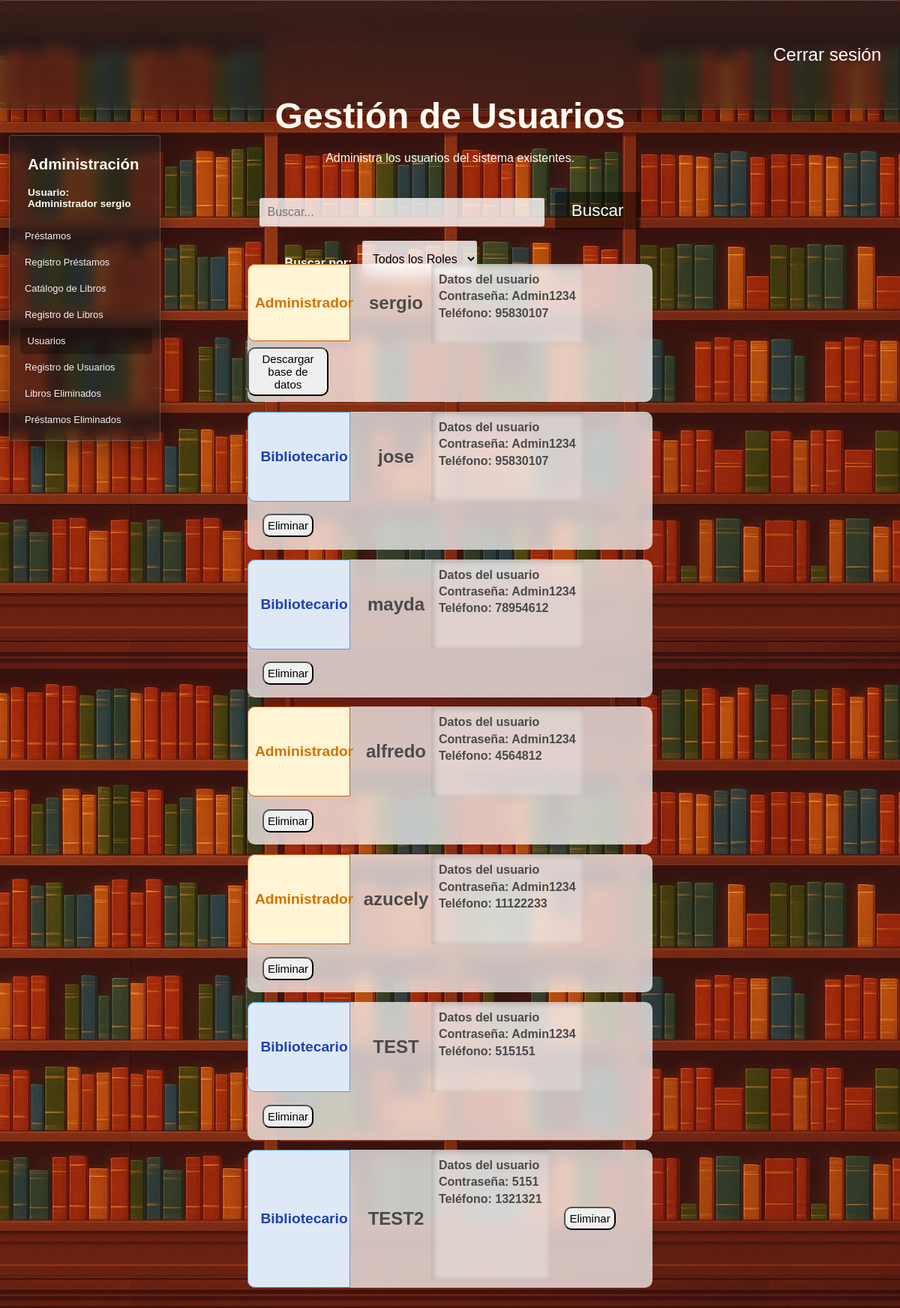
Screenshot of /usuarios (signed in) with the database file from the repository.
### tables this page shows
CREATE TABLE "Roles" (
	"id_rol"	INTEGER NOT NULL,
	"rol"	TEXT NOT NULL,
	PRIMARY KEY("id_rol" AUTOINCREMENT)
);

CREATE TABLE "Administradores" (
	"id_administrador"	INTEGER NOT NULL,
	"usuario"	TEXT NOT NULL,
	"contrasena"	TEXT NOT NULL,
	"telefono"	TEXT NOT NULL,
	"id_rol"	INTEGER NOT NULL,
	PRIMARY KEY("id_administrador" AUTOINCREMENT),
	FOREIGN KEY("id_rol") REFERENCES "Roles"("id_rol")
);

### app.py (the view)
@app.route("/usuarios",methods = ["POST","GET"])
def usuarios():
    if "usuario" not in session:
        return redirect("/") #Solo se puede acceder con session iniciada
    conexion = conexion_BD()
    query = conexion.cursor()
    query.execute("""Select a.id_rol,r.rol,a.usuario,a.contrasena,a.telefono,a.id_administrador from administradores a
                    join roles r on a.id_rol = r.id_rol""")
    usuarios = query.fetchall()
    query.close()
    conexion.close()
    return render_template("usuarios.html",usuarios = usuarios)

### config.py (called while the page is built)
def conexion_BD():
    return sqlite3.connect(DB_PATH)

### templates/usuarios.html (shortened to what this page needs)
<!DOCTYPE html>
<html lang="es">
<head>
    <link rel="stylesheet" href="{{ url_for('static', filename='estilo_usuarios.css') }}">
    <link rel="stylesheet" href="{{ url_for('static', filename='barra_lateral.css') }}">
    <link rel="stylesheet" href="{{ url_for('static', filename='filtros.css') }}">
    <link rel="stylesheet" href="{{ url_for('static', filename='general.css') }}">
</head>
<body>
    <header>
        <div class="navbar fondo-cristal">
            <a href="{{ url_for('logout') }}">Cerrar sesión</a>
        </div>
    </header>
    <main>
        {% if ((session["rol"]) == "Administrador") or ((session["rol"]) == "Bibliotecario") %}
        <section class="barra-lateral fondo-cristal">
            <h2>Administración</h2>
            <h4>Usuario: <br>
            {{session["rol"]}}&nbsp;{{session["usuario"]}}</h4>
            <nav>
                <a href="{{ url_for('prestamos') }}">Préstamos </a>
                <a href="{{ url_for('registro_prestamos') }}">Registro Préstamos</a>
                <a href="{{ url_for('libros') }}">Catálogo de Libros </a>
                <a href="{{ url_for('insertar_libro') }}">Registro de Libros</a>
                {% if session["rol"] == "Administrador" %}
                <a href="{{ url_for('usuarios') }}" id="pagina-actual">Usuarios</a>
                <a href="{{ url_for('registrar_usuarios') }}">Registro de Usuarios</a>
                <a href="{{ url_for('libros_eliminados') }}">Libros Eliminados</a>
                <a href="{{ url_for('prestamos_eliminados') }}">Préstamos Eliminados</a>
                {% endif %}
            </nav>
        </section>
        {% endif %}
        <div class="div-busqueda">
            <form class="frm-usuarios" action="/buscar_usuario" method="POST">
                <label for="buscar_usuario"><h1>Gestión de Usuarios</h1>Administra los usuarios del sistema existentes.</label><br><br><br>
                <input class="buscar-usuario" id="cuadro-busqueda" type="text" name="buscar_usuario" autocomplete="off" placeholder="Buscar...">&nbsp;&nbsp;
                <button id="btn-buscar" type="submit">Buscar</button>
                <section class="menu-filtros">
                    <nav>
                        <section>
                            <h4> Buscar por: &nbsp;&nbsp;</h4>
                            <select name="filtro-busqueda" id="filtro-busqueda">
                                <option value="Todos">Todos los Roles</option>
                            </select>
                        </section>
                    </nav>
            </form>
        </div>
        <div class="contendor-usuarios">
            {% for usuario in usuarios %}
            <div class="usuario">
                <span class="span-rol"
                {% if (usuario[0]|int) == 2 %}
                    id="u-administrador"
                {% elif (usuario[0]|int) == 1 %}
                    id="u-bibliotecario"
                {% endif %}
                >
                    <h2>{{usuario[1]}}</h2>
                </span>
                <span id="span-info-usuarios">
                    <h2>{{usuario[2]}}</h2>
                </span>
                <span id="span-informacion-usuario">
                    <h4 class="h4-datos-usuario">
                        <strong>Datos del usuario</strong><br>
                        Contraseña: {{usuario[3]}} <br>
                        Teléfono: {{usuario[4]}}<br>
                    </h4>
                </span>
                <span id="span-acciones-usuario">
                    {% if session["rol"] == 'Administrador' and usuario[5]|int != 1 and session["usuario"] != usuario[2] %}
                        <form class="frm-eliminar-usuario" action="/eliminar_usuario" method="POST">
                            <button type="reset" class="btn-eliminacion"> Eliminar </button>
                        </form>
                    {% elif (session["id_administrador"]) == 1 %}
                        <button>
                            <a href="{{ url_for('descargar_bd') }}">Descargar base de datos</a>
                        </button>
                    {% endif %}
                </span>
            </div>
            {% endfor %}
            <br><br><br><br>
        </div>
    </main>
</body>
</html>

### static/estilo_usuarios.css (style rules this page uses)
body { background-image: url('img/libros-loop-v2.jpg'); background-size: cover; background-position: top; }
main { height: 100vh; display: flex; flex-direction: column; justify-content: center; align-items: center; color: #fffbf2; }
.contendor-usuarios { display: block; position: relative; width: 45%; height: auto; min-height: 70%; top: 40%; z-index: 0; margin: 2rem auto; }
.usuario { background-color: rgba(255, 255, 255, 0.721); backdrop-filter: blur(10px); display: flex; flex-wrap: wrap; width: 100%; height: 25%; border-radius: 10px; margin-bottom: .8rem; color: #4a4a4a; transition: 0.3s ease-in-out; }
.span-rol { position: relative; display: flex; width: 25%; flex-direction: column; justify-content: center; align-items: center; border-top-left-radius: 10px; border-bottom-left-radius: 10px; font-size: 80%; }
#span-info-usuarios { position: relative; display: flex; width: 20%; flex-direction: column; justify-content: center; align-items: center; }
.h4-datos-usuario { background-color: rgba(255, 255, 255, 0.252); padding: 10px; line-height: 1.4; margin: 0; height: 83%; border-radius: 3px; box-shadow: inset 2px 2px 8px rgba(0, 0, 0, 0.2); }
#span-acciones-usuario { position: relative; width: 20%; border-top-right-radius: 15px; border-bottom-right-radius: 15px; display: flex; flex-direction: column; align-items: center; justify-content:center; }
#span-acciones-usuario button { border-radius: 10px; padding: 5px; font-size: 15px; transition: .3s ease-in-out; }
#u-administrador { background-color: rgb(255, 244, 212); color: rgb(209, 115, 0); border: solid 1px rgb(212, 95, 0); }
#u-bibliotecario { background-color: rgb(223,233,246); color: rgb(31,65,175); border: solid 1px rgb(72, 152, 250); }
.div-busqueda { text-align: center; position: absolute; top: 5rem; height: auto; width: 60%; padding: 15px; border-radius: 4px; }
form select, form input { padding: 10px; font-size: 1rem; border-radius: 3px; border: none; background-color: rgba(255, 255, 255, 0.8); color: black; }
form select { height: 3rem; }
#cuadro-busqueda { width: 50%; }
button a { text-decoration: none; color: black; }

### static/barra_lateral.css (style rules this page uses)
.barra-lateral { position: absolute; width: 15%; height: auto; left: 1%; top: 10%; padding: 10px; }
.barra-lateral nav { margin-top: 10%; }
.barra-lateral nav a { padding: 10px; color: #efefef; text-decoration: none; display: block; font-size: 1.4rem; transition: 0.2s ease-in-out; border-radius: 5px; }
.barra-lateral h4, .barra-lateral h2 { margin-left: 14px; }
#pagina-actual { background-color: rgba(0, 0, 0, 0.294); margin-left: 2%; }
@media (max-width: 1280px) { .barra-lateral { font-size: 85%; } }
@media (max-width: 1280px) { .barra-lateral nav a { font-size: 95%; } }

### static/filtros.css (style rules this page uses)
.menu-filtros { position: absolute; display: flex; width: 100%; }
.menu-filtros nav { margin-top: 2%; display: flex; width: 90%; justify-content: space-evenly; }
h2 { margin-left: 14px; }
.menu-filtros nav section { display: flex; }

### static/general.css (style rules this page uses)
body { margin: 0; padding: 0; font-family: Arial, sans-serif; }
h1 { font-size: 3rem; margin-bottom: 20px; }
#btn-registrar, #btn-buscar, #btn-catalogo, #btn-login, #btn-registrar-prestamo { text-decoration: none; color: white; background-color: #00000071; padding: 12px 22px; font-size: 1.4rem; border: none; border-radius: 4px; transition: background-color 0.2s ease-in-out; }
.navbar { background-color: #00000071; width: 100%; height: 8%; position: absolute; top: 0px; display: flex; align-items: center; justify-content: flex-end; border-left: none !important; border-right: none !important; }
.navbar a { text-decoration: none; color: white; padding: 25px; font-size: 1.5rem; transition: 0.1s ease-in; border-radius: 4px; }
.fondo-cristal { background: linear-gradient(rgba(31,31,31,0.6),rgba(31,31,31,0.45)); backdrop-filter: blur(8px); box-shadow: 0 8px 32px 0 rgba(0,0,0,0.37); border: solid 1px rgba(255, 255, 255, 0.21); border-radius: 4px; }

### rows the page displays
Roles: rol "Administrador"
Administradores: usuario "sergio", rol "Administrador", contrasena "Admin1234", telefono "95830107"
Administradores: rol "Bibliotecario", usuario "jose", contrasena "Admin1234", telefono "95830107"
Administradores: rol "Bibliotecario", usuario "mayda", contrasena "Admin1234", telefono "78954612"
Administradores: rol "Administrador", usuario "alfredo", contrasena "Admin1234", telefono "4564812"
Administradores: rol "Administrador", usuario "azucely", contrasena "Admin1234", telefono "11122233"
Administradores: rol "Bibliotecario", usuario "TEST", contrasena "Admin1234", telefono "515151"
Administradores: rol "Bibliotecario", usuario "TEST2", contrasena "5151", telefono "1321321"
